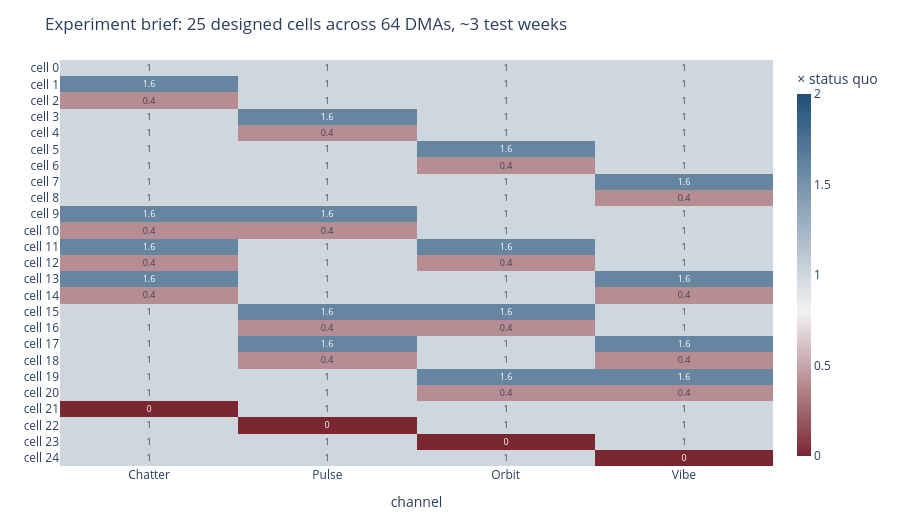

The cell this chart's notebook holds for it:
### Markdown cell above
## Act 2 · The test we designed

The analyst designs one **budget-neutral geo wave**. Nomi's DMAs are split into
groups; each group runs a different *cell* of the design — some channels pushed
up, some down, a few switched **off** entirely — while total spend stays roughly
flat. A holdout-style **pre-period** keeps every group at status quo first, which
pins each market's baseline so the test-period differences are clean.

The off cells matter: turning a channel **off** in some markets is what separates
its own effect from its synergies (you can't tell a team player from a coat-tail
rider unless you sometimes bench it).

### Code cell
# The central-composite design: rows = cells, columns = channels, values = spend
# multiplier vs. the status-quo center. 1.0 = normal, >1 up, <1 down, 0 = OFF.
design = cl.central_composite(CENTER, 0.6, world.pairs)
mult = design / CENTER
fig = go.Figure(go.Heatmap(
    z=mult, x=CHANNELS, y=[f"cell {i}" for i in range(mult.shape[0])],
    colorscale=[[0, "#7a2732"], [0.4, "#f2f2f2"], [1.0, "#1f4e79"]], zmid=1.0,
    colorbar=dict(title="× status quo", thickness=14),
    text=np.round(mult, 1), texttemplate="%{text}", textfont=dict(size=9)))
fig.update_layout(height=520, margin=dict(l=60, r=30, t=60, b=40),
    title=f"Experiment brief: {mult.shape[0]} designed cells across 64 DMAs, ~3 test weeks",
    xaxis_title="channel", yaxis=dict(autorange="reversed"))
fig.show()
print(f"{mult.shape[0]} cells: 1 status-quo, up/down axials per channel, pair probes, and "
      f"{len(CHANNELS)} shut-off cells.")
print("Budget-neutral by construction — no extra money, just rearranged for one wave.")

### Figure 1 — Plotly figure (JSON) as saved in the notebook; plotly's stock layout.template omitted (floating-point values rounded to 4 significant figures)
{"data": [{"colorbar": {"thickness": 14, "title": {"text": "× status quo"}}, "colorscale": [[0, "#7a2732"], [0.4, "#f2f2f2"], [1.0, "#1f4e79"]], "text": [[1.0, 1.0, 1.0, 1.0], [1.6, 1.0, 1.0, 1.0], [0.4, 1.0, 1.0, 1.0], [1.0, 1.6, 1.0, 1.0], [1.0, 0.4, 1.0, 1.0], [1.0, 1.0, 1.6, 1.0], [1.0, 1.0, 0.4, 1.0], [1.0, 1.0, 1.0, 1.6], [1.0, 1.0, 1.0, 0.4], [1.6, 1.6, 1.0, 1.0], [0.4, 0.4, 1.0, 1.0], [1.6, 1.0, 1.6, 1.0], [0.4, 1.0, 0.4, 1.0], [1.6, 1.0, 1.0, 1.6], [0.4, 1.0, 1.0, 0.4], [1.0, 1.6, 1.6, 1.0], [1.0, 0.4, 0.4, 1.0], [1.0, 1.6, 1.0, 1.6], [1.0, 0.4, 1.0, 0.4], [1.0, 1.0, 1.6, 1.6], [1.0, 1.0, 0.4, 0.4], [0.0, 1.0, 1.0, 1.0], [1.0, 0.0, 1.0, 1.0], [1.0, 1.0, 0.0, 1.0], [1.0, 1.0, 1.0, 0.0]], "textfont": {"size": 9}, "texttemplate": "%{text}", "type": "heatmap", "x": ["Chatter", "Pulse", "Orbit", "Vibe"], "y": ["cell 0", "cell 1", "cell 2", "cell 3", "cell 4", "cell 5", "cell 6", "cell 7", "cell 8", "cell 9", "cell 10", "cell 11", "cell 12", "cell 13", "cell 14", "cell 15", "cell 16", "cell 17", "cell 18", "cell 19", "cell 20", "cell 21", "cell 22", "cell 23", "cell 24"], "z": [[1.0, 1.0, 1.0, 1.0], [1.6, 1.0, 1.0, 1.0], [0.4, 1.0, 1.0, 1.0], [1.0, 1.6, 1.0, 1.0], [1.0, 0.4, 1.0, 1.0], [1.0, 1.0, 1.6, 1.0], [1.0, 1.0, 0.4, 1.0], [1.0, 1.0, 1.0, 1.6], [1.0, 1.0, 1.0, 0.4], [1.6, 1.6, 1.0, 1.0], [0.4, 0.4, 1.0, 1.0], [1.6, 1.0, 1.6, 1.0], [0.4, 1.0, 0.4, 1.0], [1.6, 1.0, 1.0, 1.6], [0.4, 1.0, 1.0, 0.4], [1.0, 1.6, 1.6, 1.0], [1.0, 0.4, 0.4, 1.0], [1.0, 1.6, 1.0, 1.6], [1.0, 0.4, 1.0, 0.4], [1.0, 1.0, 1.6, 1.6], [1.0, 1.0, 0.4, 0.4], [0.0, 1.0, 1.0, 1.0], [1.0, 0.0, 1.0, 1.0], [1.0, 1.0, 0.0, 1.0], [1.0, 1.0, 1.0, 0.0]], "zmid": 1.0}], "layout": {"height": 520, "margin": {"b": 40, "l": 60, "r": 30, "t": 60}, "title": {"text": "Experiment brief: 25 designed cells across 64 DMAs, ~3 test weeks"}, "xaxis": {"title": {"text": "channel"}}, "yaxis": {"autorange": "reversed"}}}
